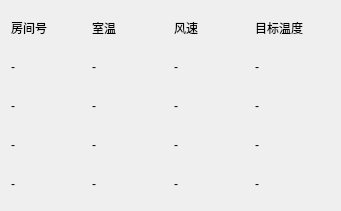
  <widget class="QWidget" name="gridLayoutWidget">
   <property name="geometry">
    <rect>
     <x>40</x>
     <y>160</y>
     <width>341</width>
     <height>211</height>
    </rect>
   </property>
   <layout class="QGridLayout" name="gridLayout">
    <item row="5" column="4">
     <widget class="QLabel" name="label_9">
      <property name="text">
       <string>-</string>
      </property>
     </widget>
    </item>
    <item row="4" column="3">
     <widget class="QLabel" name="label_4">
      <property name="text">
       <string>房间号</string>
      </property>
     </widget>
    </item>
    <item row="7" column="3">
     <widget class="QLabel" name="r3">
      <property name="text">
       <string>-</string>
      </property>
     </widget>
    </item>
    <item row="6" column="3">
     <widget class="QLabel" name="r2">
      <property name="text">
       <string>-</string>
      </property>
     </widget>
    </item>
    <item row="5" column="5">
     <widget class="QLabel" name="s1">
      <property name="text">
       <string>-</string>
      </property>
     </widget>
    </item>
    <item row="4" column="5">
     <widget class="QLabel" name="label_6">
      <property name="text">
       <string>风速</string>
      </property>
     </widget>
    </item>
    <item row="5" column="3">
     <widget class="QLabel" name="r1">
      <property name="layoutDirection">
       <enum>Qt::LeftToRight</enum>
      </property>
      <property name="text">
       <string>-</string>
      </property>
     </widget>
    </item>
    <item row="5" column="6">
     <widget class="QLabel" name="label_11">
      <property name="text">
       <string>-</string>
      </property>
     </widget>
    </item>
    <item row="4" column="6">
     <widget class="QLabel" name="label_7">
      <property name="text">
       <string>目标温度</string>
      </property>
     </widget>
    </item>
    <item row="4" column="4">
     <widget class="QLabel" name="label_5">
      <property name="text">
       <string>室温</string>
      </property>
     </widget>
    </item>
    <item row="8" column="3">
     <widget class="QLabel" name="r4">
      <property name="text">
       <string>-</string>
      </property>
     </widget>
    </item>
    <item row="6" column="4">
     <widget class="QLabel" name="label_15">
      <property name="text">
       <string>-</string>
      </property>
     </widget>
    </item>
    <item row="7" column="4">
     <widget class="QLabel" name="label_16">
      <property name="text">
       <string>-</string>
      </property>
     </widget>
    </item>
    <item row="8" column="4">
     <widget class="QLabel" name="label_17">
      <property name="text">
       <string>-</string>
      </property>
     </widget>
    </item>
    <item row="6" column="5">
     <widget class="QLabel" name="s2">
      <property name="text">
       <string>-</string>
      </property>
     </widget>
    </item>
    <item row="7" column="5">
     <widget class="QLabel" name="s3">
      <property name="text">
       <string>-</string>
      </property>
     </widget>
    </item>
    <item row="8" column="5">
     <widget class="QLabel" name="s4">
      <property name="text">
       <string>-</string>
      </property>
     </widget>
    </item>
    <item row="8" column="6">
     <widget class="QLabel" name="label_21">
      <property name="text">
       <string>-</string>
      </property>
     </widget>
    </item>
    <item row="7" column="6">
     <widget class="QLabel" name="label_22">
      <property name="text">
       <string>-</string>
      </property>
     </widget>
    </item>
    <item row="6" column="6">
     <widget class="QLabel" name="label_23">
      <property name="text">
       <string>-</string>
      </property>
     </widget>
    </item>
   </layout>
  </widget>
